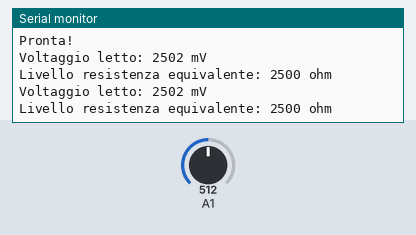
This sketch was run on a simulated Arduino Uno, built with avr-gcc and run on an emulated ATmega328P. Parts: the last lines printed to the serial monitor. The test bench sets the inputs (shaded band); at power-on: A1 = 512.

Above: at 1.8 s.
1.9 s: A1 set to 716
At 2.9 s:
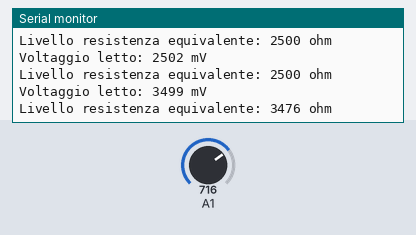
3.4 s: A1 set to 900
At 4.9 s:
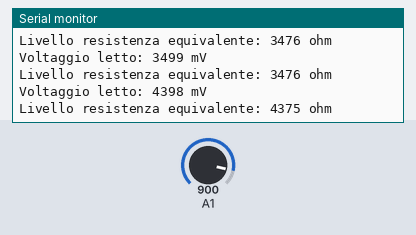
Timing chart, 0 to 6.4 s (numbered marks = the images above; inputs shaded):
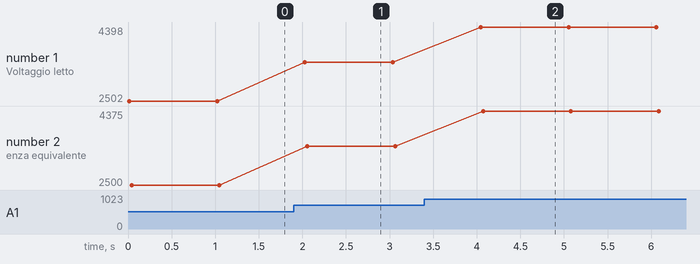

The sketch:

MCP4231.ino
```cpp
/*
 2018/11/28 canovam creazione

 Sketch che si interfaccia al LOGO per gestire la tensione sulle lampade led del capannone.
 Prende in input un voltaggio da 0 a 5 volt inviato dal plc della Siemens e come uscita comanda
 un MCP4231 (ovvero una resistenza variabile).

 MCP4231-502E/P:
 Pin 1  su Arduino 2
 Pin 2  su Arduino 4
 Pin 3  su Arduino 5
 Pin 4  va a massa
 Pin 5  uscita 1
 Pin 6  uscita 1
 Pin 7  uscita 1
 Pin 8  uscita 2 - non collegata
 Pin 9  uscita 2 - non collegata
 Pin 10 uscita 2 - non collegata
 Pin 11 va a massa
 Pin 12 non collegato
 Pin 13 non collegato
 Pin 14 va a VCC
*/

int InState;                        	// Valore in input letto dal logo (0-1024)
int valoreResistenza;               	// Valore equivalente della resistenza
int valoreVoltaggio;                	// Valore volgaggio letto

int CS_signal = 2;                      // Chip Select signal onsul pin 2 of Arduino
int CLK_signal = 4;                     // Clock signal on pin 4 of Arduino
int MOSI_signal = 5;                    // MOSI signal on pin 5 of Arduino

byte cmd_byte2 = B00010001 ;            // Command byte
int initial_value = 100;                // Setting up the initial value


void initialize()
{
  InState = 0;
  valoreResistenza = 0;
  valoreVoltaggio = 0;

  // invia il valore inziale per avviare la comunicazione
  spi_out(CS_signal, cmd_byte2, initial_value);
}

void spi_out(int CS, byte cmd_byte, byte data_byte)
{
    // we need this function to send command byte and data byte to the chip
    // to start the transmission, the chip select must be low
    digitalWrite (CS, LOW);
    // invio il COMMAND BYTE
    spi_transfer(cmd_byte);
    delay(2);
    // invio il DATA BYTE
    spi_transfer(data_byte);
    delay(2);
    // to stop the transmission, the chip select must be high
    digitalWrite(CS, HIGH);
}

void spi_transfer(byte working)
{
    for(int i = 1; i <= 8; i++)
    {
      // Set up a loop of 8 iterations (8 bits in a byte)
      if (working > 127)
      {
        // If the MSB is a 1 then set MOSI high
        digitalWrite (MOSI_signal,HIGH) ;
      }
      else
      {
        // If the MSB is a 0 then set MOSI low
        digitalWrite (MOSI_signal, LOW) ;
      }

      // Pulse the CLK_signal high
      digitalWrite (CLK_signal,HIGH) ;
      // Bit-shift the working byte
      working = working << 1 ;
      // Pulse the CLK_signal low
      digitalWrite(CLK_signal,LOW) ;
    }
}

void setup()
{
    // Attivo la comunicazione con il componente
    pinMode (CS_signal, OUTPUT);
    pinMode (CLK_signal, OUTPUT);
    pinMode (MOSI_signal, OUTPUT);

    initialize();

    Serial.begin(9600);
    Serial.println("Pronta!");
}

void loop()
{

    String appoggio = "";

    // Leggo il valore dal logo
    InState = analogRead( A1 );

    // in millivolt
    valoreVoltaggio = map(InState, 0, 1023, 0, 5000);
    appoggio = word(valoreVoltaggio);
    Serial.println( "Voltaggio letto: " + appoggio + " mV");
    // float voltage = analogRead( A0 ) * (5.0 / 1023.0);

    // ricavo la resistenza equivalente
    valoreResistenza = map(valoreVoltaggio, 0, 5000, 0, 128 );
    appoggio = word( map( valoreResistenza, 0, 128, 0, 5000 ) );
    Serial.println( "Livello resistenza equivalente: " + appoggio + " ohm");

    //valoreVoltaggio = 2500;
    valoreResistenza = map(valoreVoltaggio, 0, 5000, 0, 128 );

    // setto il valore della resistenza
    spi_out(CS_signal, cmd_byte2, valoreResistenza);
    delay(1000);
}
```

Measured:
- after the input at 1.9 s, the serial monitor: prints a new line after 0.13 s (image 1)
- after the input at 3.4 s, the serial monitor: prints a new line after 0.64 s (image 2)
- plotted number 1: 2502 → 3499 after the input at 1.9 s, 3499 → 4398 after the input at 3.4 s
- plotted number 2: 2500 → 3476 after the input at 1.9 s, 3476 → 4375 after the input at 3.4 s
